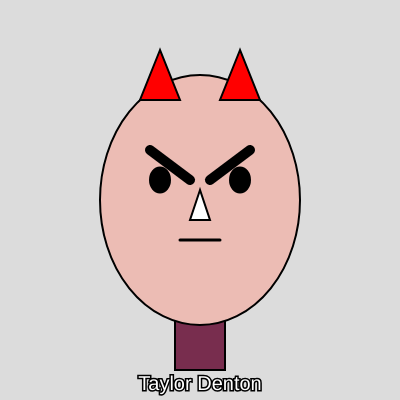
Frame 1 (no input)
Frame 60 (no input): identical to frame 1, image omitted
Frame 120 (the mouse pressed at the canvas centre since frame 60): identical to frame 1, image omitted

The p5.js sketch that drew this single still picture (run headless with seeded random() and noise() and a simulated clock; from frame 60 on, the mouse is pressed at the canvas centre):

// p5.js sketch
// ── sketch.js
function setup() {
    createCanvas(400, 400);
  }
  
  function draw() {
    background(220);
    fill(120, 45, 78);
    strokeWeight(2);
    stroke(0);
    
    // neck
    rect(175, 300, 50, 70);

    // face
    fill(236, 188, 180);
    ellipse(200, 200, 200, 250);
    
    // eyes
    fill(0);
    ellipse(160, 180, 20, 25);
    ellipse(240, 180, 20, 25);
    
    // nose
    fill(360);
    triangle(200, 190, 190, 220, 210, 220);
    
    // mouth
    strokeWeight(3);
    line(180, 240, 220, 240);
    
    // eyebrows
    strokeWeight(10);
    line(150, 150, 190, 180);
    line(250, 150, 210, 180);
    
     // horns
    strokeWeight(2);
    fill(255, 0, 0);
    triangle(160, 50, 140, 100, 180, 100);
    triangle(240, 50, 220, 100, 260, 100);

    



    // signature
    textSize(20);
    fill(255);
    strokeWeight(3);
    textAlign(CENTER);
    text("Taylor Denton", 200, 390);
  }
